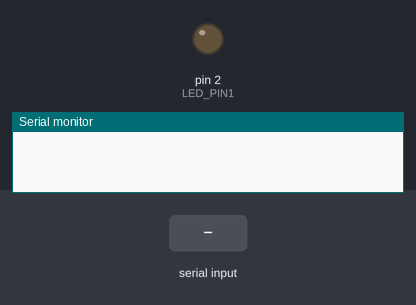
Bench run of a sketch on a simulated Arduino Uno, built with avr-gcc and run on an emulated ATmega328P. Shown: output pins drawn as LEDs (lit = HIGH), the last lines printed to the serial monitor. Dashed ring = blinking. The test bench sets the inputs (shaded band).

Above: at 1.2 s.
1.3 s: "q;" received over Serial
At 1.55 s:
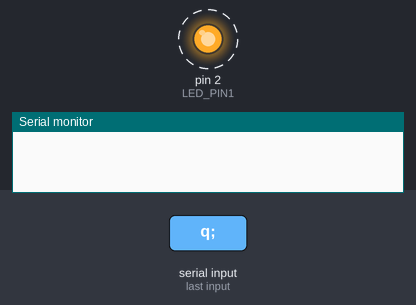
3.1 s: "1;" received over Serial
At 3.9 s:
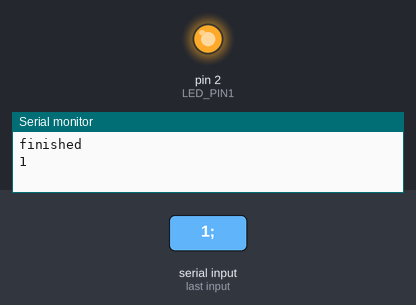
4.6 s: "0;" received over Serial
At 5.1 s:
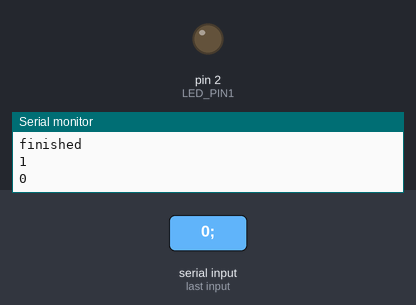
Timing chart, 0 to 7.6 s (numbered marks = the images above; inputs shaded):
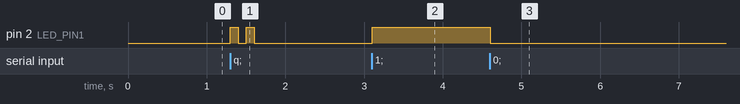

Measured:
- after the input at 1.3 s, pin 2 (LED_PIN1): alternates HIGH for 0.10 s and LOW for 0.10 s, 4 changes in all, then stays LOW, starting at once
- after the input at 3.1 s, pin 2 (LED_PIN1): LOW → HIGH at once
- after the input at 4.6 s, pin 2 (LED_PIN1): HIGH → LOW at once

The sketch:

ras2Ard.ino
```cpp
#define LED_PIN1 2
//byte val = 0;

void setup() {
  pinMode(LED_PIN1, OUTPUT);
  Serial.begin(9600);
}

void loop() {
  String str;
  if ( Serial.available() > 0 ) {
    str = Serial.readStringUntil(';');
    //  条件分岐
    if(str == "1"){
      digitalWrite(LED_PIN1, HIGH);
      Serial.println(str);
      //Serial.write(str);
    }
    else if( str == "0"){
      digitalWrite(LED_PIN1, LOW);
      Serial.println(str);
    }
    //  finish test
    else if( str == "q"){
      for(int i=0; i < 2; i++){
        digitalWrite(LED_PIN1, HIGH);
        delay(100);
        digitalWrite(LED_PIN1, LOW);
        delay(100);
      }
      Serial.println("finished");
    }
    else{
      Serial.println("Enter the correct command.");
    }
  }
}
```
